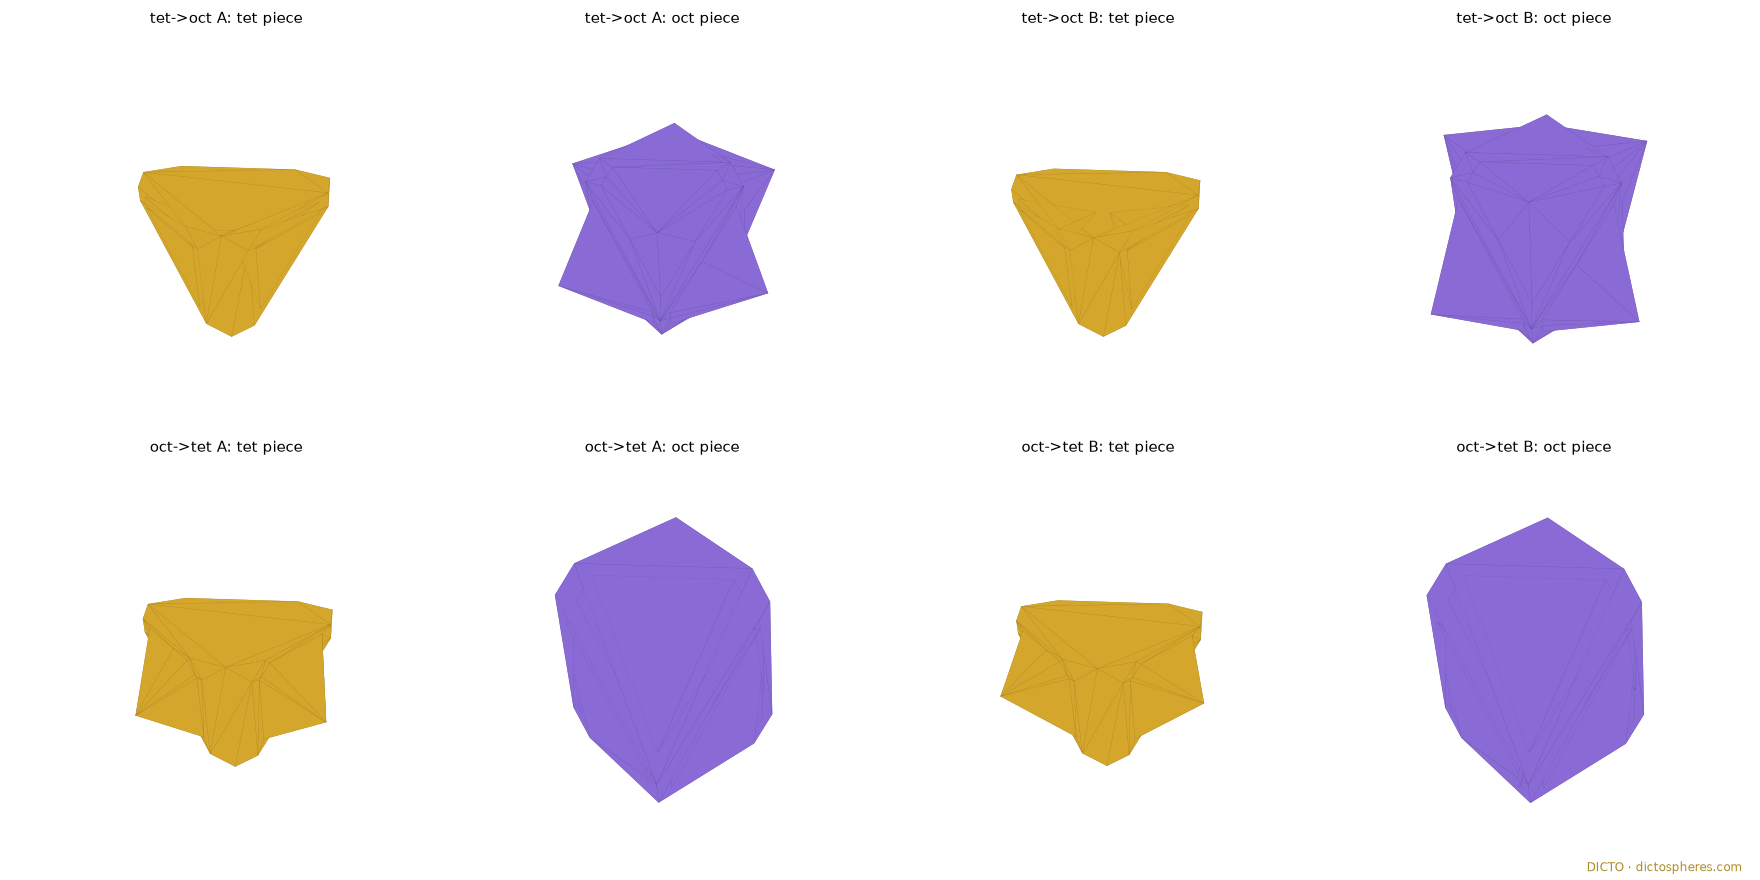

The script that saved this image:
# Keyed gyrated pair (DICTO 2026-10-25, "do that"): the gyrated Delian pair at its equal-volume point (hcp holes, lam = root of
# 1536 l^3 + 5184 l^2 - 3384 l + 11, ~0.003266957) keyed as the keyed pairs were (study 2026-10-25-keyed-choices): a cap moved
# through every shared tet|oct face, cap = cone over the face shrunk by K toward its centre.
#   A: apex at the giving piece's centre (deepest key); B: a tooth, height sqrt(2/3) x mean edge of the shrunk face.
# Both directions (tet -> oct, oct -> tet). Checks: total volume per cell set conserved, pieces watertight; whether the 9-sided
# face (and which neighbour it faces) survives. Floats (manifold3d); output keyed_gyrated.txt, keyed_gyrated.png.
import sys, itertools, numpy as np, manifold3d as m3, matplotlib; matplotlib.use('Agg'); import matplotlib.pyplot as plt
from mpl_toolkits.mplot3d.art3d import Poly3DCollection
from scipy.spatial import HalfspaceIntersection, ConvexHull
from scipy.optimize import linprog
sys.path.insert(0, '../2026-10-25-relay-census/scripts')
from networks import NETS
import os; LAM = 0.003266957; K = float(os.environ.get("K", "0.8"))
net = NETS['hcpholes']; G = np.array(net['G'], float); L = np.linalg.cholesky(G)
T = [np.array(t, float) for t in net['T']]; M = [(k, np.array(p, float)) for k, p in net['motif']]
sites = [(k, L.T @ (p + sum(c * t for c, t in zip(n, T)))) for n in itertools.product(range(-2, 3), repeat=3) for k, p in M]
w = lambda k: LAM if k == 'tet' else 0.0
def cell(p, kp):
    H, nb = [], []
    for k, q in sites:
        d = q - p
        if np.allclose(d, 0) or d @ d > 6: continue
        H.append(np.r_[2 * d, -(q @ q - p @ p - w(k) + w(kp))]); nb.append((k, q))
    H = np.array(H); A, b = H[:, :3], -H[:, 3]
    r = linprog([0, 0, 0, -1], A_ub=np.c_[A, np.linalg.norm(A, axis=1)], b_ub=b, bounds=[(None, None)] * 3 + [(0, None)])
    V = np.unique(np.round(HalfspaceIntersection(H, r.x[:3]).intersections, 9), axis=0)
    faces = []
    for h, (k, q) in zip(H, nb):
        on = [v for v in V if abs(h[:3] @ v + h[3]) < 1e-7]
        if len(on) >= 3:
            n = h[:3] / np.linalg.norm(h[:3]); c = np.mean(on, 0); u = on[0] - c; u /= np.linalg.norm(u); v2 = np.cross(n, u)
            on = sorted(on, key=lambda x: np.arctan2((x - c) @ v2, (x - c) @ u)); faces.append(dict(P=np.array(on), n=n, k=k, q=q))
    return V, faces
hull = lambda P: m3.Manifold.hull_points([list(map(float, x)) for x in P])
tetc = next(q for k, q in sites if k == 'tet' and np.allclose(q, L.T @ M[2][1]))
octc = next(q for k, q in sites if k == 'oct' and np.allclose(q, L.T @ M[0][1]))
Vt, Ft = cell(tetc, 'tet'); Vo, Fo = cell(octc, 'oct')
out = []
def say(s): print(s); out.append(s)
say(f"lam = {LAM}: tet piece {len(Vt)} corners, faces " + str(sorted(len(f['P']) for f in Ft)) + f", volume {ConvexHull(Vt).volume:.6f}")
say(f"               oct piece {len(Vo)} corners, faces " + str(sorted(len(f['P']) for f in Fo)) + f", volume {ConvexHull(Vo).volume:.6f}")
for f in Ft: 
    if len(f['P']) >= 6: say(f"  tet face with {len(f['P'])} sides faces a {f['k']} neighbour")
for f in Fo:
    if len(f['P']) >= 5: say(f"  oct face with {len(f['P'])} sides faces a {f['k']} neighbour")
def capfor(F, giver_c, opt, sign):
    c = F['P'].mean(0); S = c + K * (F['P'] - c)
    h = np.sqrt(2 / 3) * np.mean([np.linalg.norm(S[i] - S[(i + 1) % len(S)]) for i in range(len(S))])
    apex = giver_c if opt == 'A' else c + sign * h * F['n']
    if sign < 0: S = S + 1e-4 * F['n']   # a removed key's base is pushed just past the face so it cuts through it (not a hollow inside)
    return hull(np.vstack([S, [apex]]))
res = {}
for direction in ('tet->oct', 'oct->tet'):
    for opt in ('A', 'B'):
        tp, op = hull(Vt), hull(Vo)
        for F in Ft:   # faces of the tet piece shared with oct neighbours (n points out of the tet piece)
            if F['k'] != 'oct': continue
            if direction == 'tet->oct': tp = tp - capfor(F, tetc, opt, -1)
            else: tp = tp + capfor(F, F['q'], opt, +1)
        for F in Fo:   # faces of the oct piece shared with tet neighbours
            if F['k'] != 'tet': continue
            if direction == 'tet->oct': op = op + capfor(F, F['q'], opt, +1)
            else: op = op - capfor(F, octc, opt, -1)
        vt, vo = tp.volume(), op.volume(); tot0 = 4 * ConvexHull(Vt).volume + 2 * ConvexHull(Vo).volume
        ok = abs(4 * vt + 2 * vo - tot0) < 1e-6
        say(f"{direction} {opt}: tet piece vol {vt:.6f} genus {tp.genus()}, oct piece vol {vo:.6f} genus {op.genus()}, "
            f"total conserved {ok} (4 tet + 2 oct = {4*vt+2*vo:.6f} vs {tot0:.6f}); watertight {tp.status()==m3.Error.NoError and op.status()==m3.Error.NoError}")
        res[(direction, opt)] = (tp, op)
fig = plt.figure(figsize=(16, 8))
for i, ((d, o), (tp, op)) in enumerate(res.items()):
    for j, (man, col, nm) in enumerate([(tp, '#d4a72c', 'tet piece'), (op, '#8a6bd6', 'oct piece')]):
        ax = fig.add_subplot(2, 4, 1 + i * 2 + j if i < 2 else 1 + i * 2 + j, projection='3d') if False else fig.add_subplot(2, 4, i * 2 + j + 1, projection='3d')
        mesh = man.to_mesh(); P = np.array(mesh.vert_properties)[:, :3]; Tr = np.array(mesh.tri_verts)
        ax.add_collection3d(Poly3DCollection(P[Tr], facecolor=col, edgecolor='#00000022', linewidth=0.2, alpha=1))
        c = P.mean(0); r = np.abs(P - c).max(); ax.set_xlim(c[0]-r, c[0]+r); ax.set_ylim(c[1]-r, c[1]+r); ax.set_zlim(c[2]-r, c[2]+r)
        ax.set_box_aspect((1, 1, 1)); ax.view_init(22, 35); ax.axis('off'); ax.set_title(f"{d} {o}: {nm}", fontsize=10)
fig.text(0.99, 0.01, 'DICTO · dictospheres.com', ha='right', fontsize=8, color='#b08d2a')
plt.tight_layout(); plt.savefig(f'keyed_gyrated_K{K}.png', dpi=110)
open(f'keyed_gyrated_K{K}.txt', 'w').write('\n'.join(out) + '\n')
